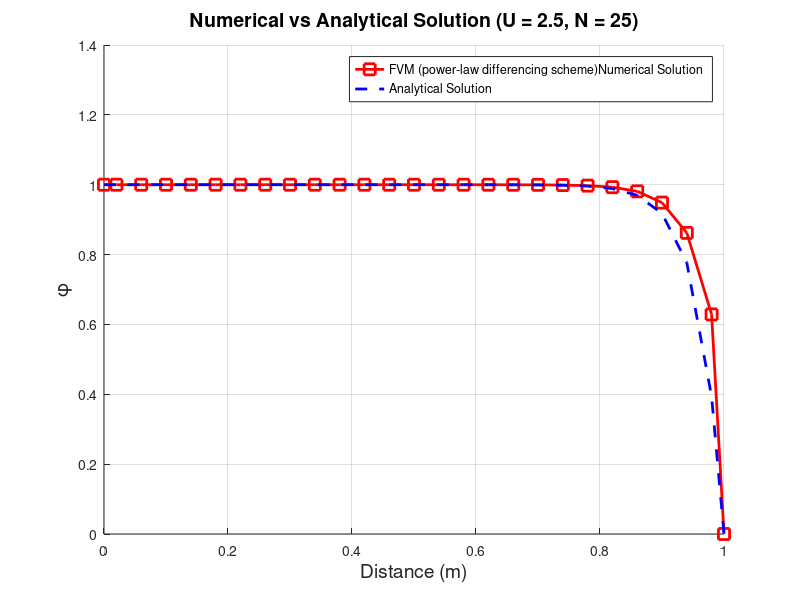

This figure's MATLAB source:

clc; clear; close all;

% Physical and boundary values
U = 2.5;
N = 25;
L = 1.0;
Gamma = 0.1;
rho = 1.0;
phi_A = 1;
phi_B = 0;


% Discretization
dx = L/N;
% Initialize solution array
phi = zeros(N+1,1);
phi(1) = phi_A;
phi(end) = phi_B;

% Flux coefficients
F = rho * U;
D = Gamma / dx;

% Power-law scheme function
power_law = @(Pe) max(0, (1 - 0.1*abs(Pe)).^5);

% Matrix initialization
A = zeros(N+1,N+1);
b = zeros(N+1,1);

% Apply boundary conditions
A(1,1) = 1;
b(1) = phi_A;
A(end,end) = 1;
b(end) = phi_B;

% Assemble equations for internal nodes
for i = 2:N
    Pe = F*dx/Gamma;
    aW = D*power_law(Pe) + max(F,0);
    aE = D*power_law(Pe) + max(-F,0);
    aP = aW + aE;
    
    A(i,i-1:i+1) = [-aW, aP, -aE];
end

% Solve linear system
phi = A\b;
function phi = AnalyticalSolution(varargin)
    % Parse Name-Value pairs
    p = inputParser;

    addParameter(p, 'U', 1);               % Velocity
    addParameter(p, 'rho', 1);            % Density
    addParameter(p, 'Gamma', 0.1);        % Diffusion coefficient
    addParameter(p, 'L', 1);              % Domain length
    addParameter(p, 'x', []);             % x locations where phi is evaluated
    addParameter(p, 'phi_A', 1);          % Left boundary value
    addParameter(p, 'phi_B', 0);          % Right boundary value

    parse(p, varargin{:});
    U      = p.Results.U;
    rho    = p.Results.rho;
    Gamma  = p.Results.Gamma;
    L      = p.Results.L;
    x      = p.Results.x;
    phi_A  = p.Results.phi_A;
    phi_B  = p.Results.phi_B;

    % Analytical formula for 1D steady convection-diffusion problem
    exponent = (rho * U * x) / Gamma;
    denominator = exp((rho * U * L) / Gamma) - 1;
    numerator = exp(exponent) - 1;

    phi = phi_A + (phi_B - phi_A) * (numerator / denominator);
end




% Discretization
P = 1:N;
x_P = (P - 0.5) * dx;
x_analytical = [0, x_P, L];


phi_analytical = AnalyticalSolution('U', U, 'rho', rho, 'Gamma', Gamma, ...
                                    'L', L, 'x', x_analytical, ...
                                    'phi_A', phi_A, 'phi_B', phi_B);

phi_FVM = [phi_A;phi];
figure;
hold on;
plot(x_analytical, phi_FVM, 'rs-', 'LineWidth', 2, ...
         'MarkerSize', 8, 'DisplayName', 'FVM (power-law differencing scheme)Numerical Solution');

plot(x_analytical, phi_analytical, 'b--', 'LineWidth', 2,'DisplayName', 'Analytical Solution');
title('1D Convection-Diffusion Solution (Power-Law Scheme)');
xlabel('Distance (m)', 'FontSize', 14);
ylabel('\phi', 'FontSize', 14);
title(sprintf('Numerical vs Analytical Solution (U = %.1f, N = %d)', U, N), 'FontSize', 14);
legend('Location', 'best');
grid on;
hold off;
% Visualize results
% plot(linspace(0,L,N+1), phi, '-o');
% title('1D Convection-Diffusion Solution (Power-Law Scheme)');
% xlabel('Position');
% ylabel('\phi');
% grid on;
